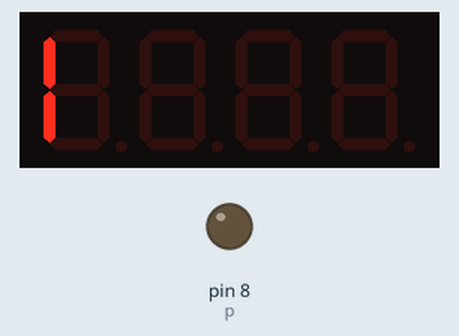
The sketch below on a simulated Arduino Uno, built with avr-gcc and run on an emulated ATmega328P. Shown: 4-digit seven-segment display, output pins drawn as LEDs (lit = HIGH). Wiring (inferred from the names in the program): 4-digit 7-segment display, segments lit when HIGH: segments pin 7, pin 6, pin 5, pin 4, pin 3, pin 2, pin 1; digit selects pin 9, pin 10, pin 11, pin 12. The segment pins are drawn as the display they are named for; pins used as bus, display or sensor lines are not drawn.

Above: at 0.17 s.
At 3.67 s:
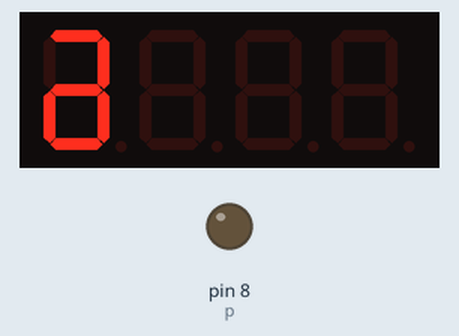
At 9.41 s:
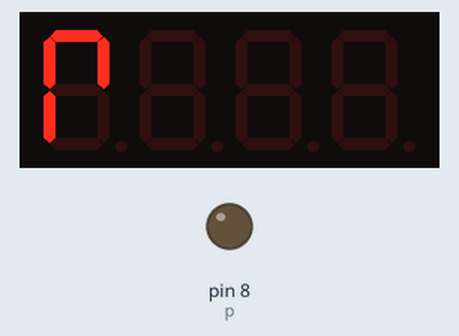
At 20.15 s:
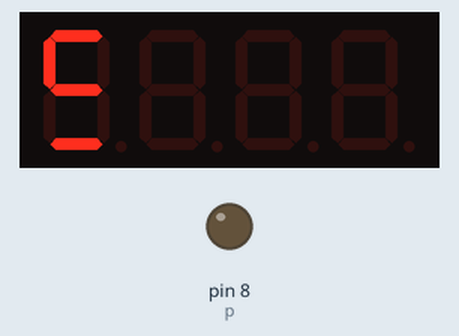
At 29.79 s:
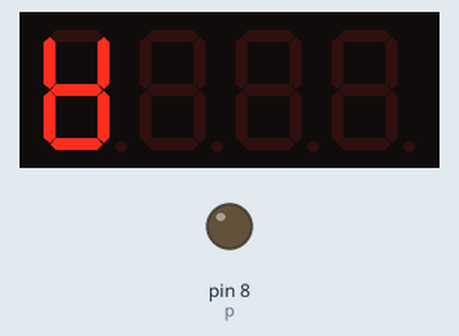
At 39.58 s:
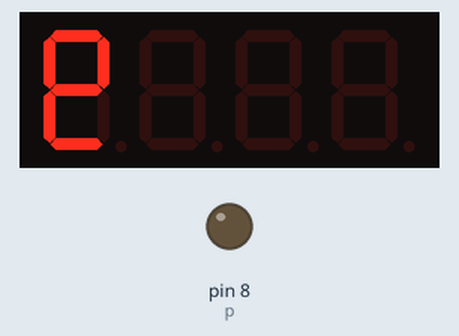

The sketch:

Digital_Display.ino
```cpp
int a = 1;
int b = 2;
int c = 3;
int d = 4;
int e = 5;
int f = 6;
int g = 7;
int p = 8;

int d4 = 9;
int d3 = 10;
int d2 = 11;
int d1 = 12;

long n = 0;
int x = 100;
int del = 55;

void setup()
{
  pinMode(d1, OUTPUT);
  pinMode(d2, OUTPUT);
  pinMode(d3, OUTPUT);
  pinMode(d4, OUTPUT);
  pinMode(a, OUTPUT);
  pinMode(b, OUTPUT);
  pinMode(c, OUTPUT);
  pinMode(d, OUTPUT);
  pinMode(e, OUTPUT);
  pinMode(f, OUTPUT);
  pinMode(g, OUTPUT);
  pinMode(p, OUTPUT);
  pinMode(13,INPUT);
}

void loop()
{
  clearLEDs();
  pickDigit(1);
  pickNumber((n/x/1000)%10);
  delayMicroseconds(del);

  clearLEDs();
  pickDigit(2);
  pickNumber((n/x/100)%10);
  delayMicroseconds(del);

  clearLEDs();
  pickDigit(3);
  dispDec(3);
  pickNumber((n/x/10)%10);
  delayMicroseconds(del);

  clearLEDs();
  pickDigit(4);
  pickNumber(n/x%10);
  delayMicroseconds(del);

  n++;
/*
When you need to put the numbers to zero,
you may use this fuction
ClearDigital();
*/
 //ClearDigital();
}

void pickDigit(int x)
{
  digitalWrite(d1, HIGH);
  digitalWrite(d2, HIGH);
  digitalWrite(d3, HIGH);
  digitalWrite(d4, HIGH);

  switch(x)
  {
  case 1:
    digitalWrite(d1, LOW);
    break;
  case 2:
    digitalWrite(d2, LOW);
    break;
  case 3:
    digitalWrite(d3, LOW);
    break;
  default:
    digitalWrite(d4, LOW);
    break;
  }
}

void pickNumber(int x)
{
  switch(x)
  {
  default:
    zero();
    break;
  case 1:
    one();
    break;
  case 2:
    two();
    break;
  case 3:
    three();
    break;
  case 4:
    four();
    break;
  case 5:
    five();
    break;
  case 6:
    six();
    break;
  case 7:
    seven();
    break;
  case 8:
    eight();
    break;
  case 9:
    nine();
    break;
  }
}

void dispDec(int x)
{
  digitalWrite(p, LOW);
}

void clearLEDs()
{
  digitalWrite(a, LOW);
  digitalWrite(b, LOW);
  digitalWrite(c, LOW);
  digitalWrite(d, LOW);
  digitalWrite(e, LOW);
  digitalWrite(f, LOW);
  digitalWrite(g, LOW);
  digitalWrite(p, LOW);
}

void zero()
{
  digitalWrite(a, HIGH);
  digitalWrite(b, HIGH);
  digitalWrite(c, HIGH);
  digitalWrite(d, HIGH);
  digitalWrite(e, HIGH);
  digitalWrite(f, HIGH);
  digitalWrite(g, LOW);
}

void one()
{
  digitalWrite(a, LOW);
  digitalWrite(b, HIGH);
  digitalWrite(c, HIGH);
  digitalWrite(d, LOW);
  digitalWrite(e, LOW);
  digitalWrite(f, LOW);
  digitalWrite(g, LOW);
}

void two()
{
  digitalWrite(a, HIGH);
  digitalWrite(b, HIGH);
  digitalWrite(c, LOW);
  digitalWrite(d, HIGH);
  digitalWrite(e, HIGH);
  digitalWrite(f, LOW);
  digitalWrite(g, HIGH);
}

void three()
{
  digitalWrite(a, HIGH);
  digitalWrite(b, HIGH);
  digitalWrite(c, HIGH);
  digitalWrite(d, HIGH);
  digitalWrite(e, LOW);
  digitalWrite(f, LOW);
  digitalWrite(g, HIGH);
}

void four()
{
  digitalWrite(a, LOW);
  digitalWrite(b, HIGH);
  digitalWrite(c, HIGH);
  digitalWrite(d, LOW);
  digitalWrite(e, LOW);
  digitalWrite(f, HIGH);
  digitalWrite(g, HIGH);
}

void five()
{
  digitalWrite(a, HIGH);
  digitalWrite(b, LOW);
  digitalWrite(c, HIGH);
  digitalWrite(d, HIGH);
  digitalWrite(e, LOW);
  digitalWrite(f, HIGH);
  digitalWrite(g, HIGH);
}

void six()
{
  digitalWrite(a, HIGH);
  digitalWrite(b, LOW);
  digitalWrite(c, HIGH);
  digitalWrite(d, HIGH);
  digitalWrite(e, HIGH);
  digitalWrite(f, HIGH);
  digitalWrite(g, HIGH);
}

void seven()
{
  digitalWrite(a, HIGH);
  digitalWrite(b, HIGH);
  digitalWrite(c, HIGH);
  digitalWrite(d, LOW);
  digitalWrite(e, LOW);
  digitalWrite(f, LOW);
  digitalWrite(g, LOW);
}

void eight()
{
  digitalWrite(a, HIGH);
  digitalWrite(b, HIGH);
  digitalWrite(c, HIGH);
  digitalWrite(d, HIGH);
  digitalWrite(e, HIGH);
  digitalWrite(f, HIGH);
  digitalWrite(g, HIGH);
}

void nine()
{
  digitalWrite(a, HIGH);
  digitalWrite(b, HIGH);
  digitalWrite(c, HIGH);
  digitalWrite(d, HIGH);
  digitalWrite(e, LOW);
  digitalWrite(f, HIGH);
  digitalWrite(g, HIGH);
}
/*
you can add a button, please refer to Lesson3 Button Control.
keep the Pin13 all high.
when push the button, it become LOW.
n=0;
*/
void ClearDigital()
{
if(digitalRead(13)== LOW)
{
n=0;
}
}
```
